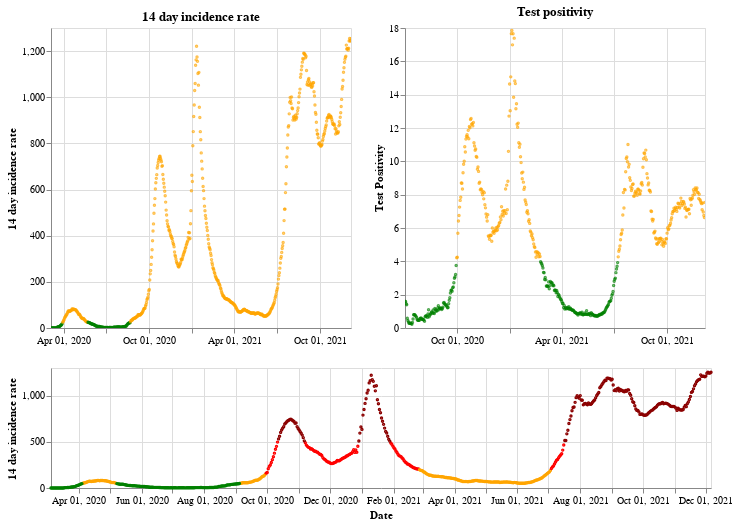

Write notebook code for a chart like this one.
### Markdown cell above
## Northern Ireland

### Code cell
plot_traffic_light('Northern Ireland')

### Figure 1 — Vega-Lite specification as saved in the notebook (floating-point values rounded to 4 significant figures; data arrays with more than 128 entries replaced by an {"elided": "..."} marker saying what was removed)
{"config": {"view": {"continuousWidth": 400, "continuousHeight": 300}}, "vconcat": [{"hconcat": [{"mark": {"type": "point", "size": 2}, "encoding": {"color": {"condition": {"value": "green", "test": "(datum.twoWeeklyCasesRate <= 25)"}, "value": "orange"}, "tooltip": [{"type": "nominal", "field": "areaName"}, {"type": "temporal", "field": "date"}, {"type": "quantitative", "field": "twoWeeklyCasesRate"}, {"type": "quantitative", "field": "testPositivity"}], "x": {"type": "temporal", "axis": {"title": ""}, "field": "date", "scale": {"domain": {"selection": "DateBrush"}}, "timeUnit": "yearmonthdate"}, "y": {"type": "quantitative", "axis": {"title": "14 day incidence rate"}, "field": "twoWeeklyCasesRate"}}, "title": "14 day incidence rate", "width": 300}, {"mark": {"type": "point", "size": 2}, "encoding": {"color": {"condition": {"value": "green", "test": "(datum.testPositivity <= 4)"}, "value": "orange"}, "tooltip": [{"type": "nominal", "field": "areaName"}, {"type": "temporal", "field": "date"}, {"type": "quantitative", "field": "twoWeeklyCasesRate"}, {"type": "quantitative", "field": "testPositivity"}], "x": {"type": "temporal", "axis": {"title": ""}, "field": "date", "scale": {"domain": {"selection": "DateBrush"}}, "timeUnit": "yearmonthdate"}, "y": {"type": "quantitative", "axis": {"title": "Test Positivity"}, "field": "testPositivity"}}, "title": "Test positivity", "width": 300}]}, {"layer": [{"mark": {"type": "point", "size": 2}, "encoding": {"color": {"condition": {"value": "orange", "test": "(((datum.testPositivity < 4) && (datum.twoWeeklyCasesRate >= 50)) && (datum.twoWeeklyCasesRate < 200))"}, "value": "red"}, "opacity": {"condition": {"value": 1, "test": "((datum.twoWeeklyCasesRate >= 50) && (datum.twoWeeklyCasesRate < 500))"}, "value": 0}, "tooltip": [{"type": "nominal", "field": "areaName"}, {"type": "temporal", "field": "date"}, {"type": "quantitative", "field": "twoWeeklyCasesRate"}, {"type": "quantitative", "field": "testPositivity"}], "x": {"type": "temporal", "axis": {"title": "Date"}, "field": "date", "timeUnit": "yearmonthdate"}, "y": {"type": "quantitative", "axis": {"title": "14 day incidence rate"}, "field": "twoWeeklyCasesRate"}}, "selection": {"DateBrush": {"type": "interval", "encodings": ["x"], "fields": ["Time"]}}}, {"mark": {"type": "point", "size": 2}, "encoding": {"color": {"value": "darkred"}, "opacity": {"condition": {"value": 1, "test": "(datum.twoWeeklyCasesRate >= 500)"}, "value": 0}, "tooltip": [{"type": "nominal", "field": "areaName"}, {"type": "temporal", "field": "date"}, {"type": "quantitative", "field": "twoWeeklyCasesRate"}, {"type": "quantitative", "field": "testPositivity"}], "x": {"type": "temporal", "axis": {"title": "Date"}, "field": "date", "timeUnit": "yearmonthdate"}, "y": {"type": "quantitative", "axis": {"title": "14 day incidence rate"}, "field": "twoWeeklyCasesRate"}}}, {"mark": {"type": "point", "size": 2}, "encoding": {"color": {"condition": {"value": "green", "test": "((datum.testPositivity < 4) && (datum.twoWeeklyCasesRate < 50))"}, "value": "orange"}, "opacity": {"condition": {"value": 1, "test": "(datum.twoWeeklyCasesRate < 50)"}, "value": 0}, "tooltip": [{"type": "nominal", "field": "areaName"}, {"type": "temporal", "field": "date"}, {"type": "quantitative", "field": "twoWeeklyCasesRate"}, {"type": "quantitative", "field": "testPositivity"}], "x": {"type": "temporal", "axis": {"title": "Date"}, "field": "date", "timeUnit": "yearmonthdate"}, "y": {"type": "quantitative", "axis": {"title": "14 day incidence rate"}, "field": "twoWeeklyCasesRate"}}}], "height": 120, "width": 660}], "data": {"name": "data-26a98b085400083e687095c84acd45f3"}, "$schema": "https://vega.github.io/schema/vega-lite/v4.8.1.json", "datasets": {"data-26a98b085400083e687095c84acd45f3": {"elided": "642 records"}}}
